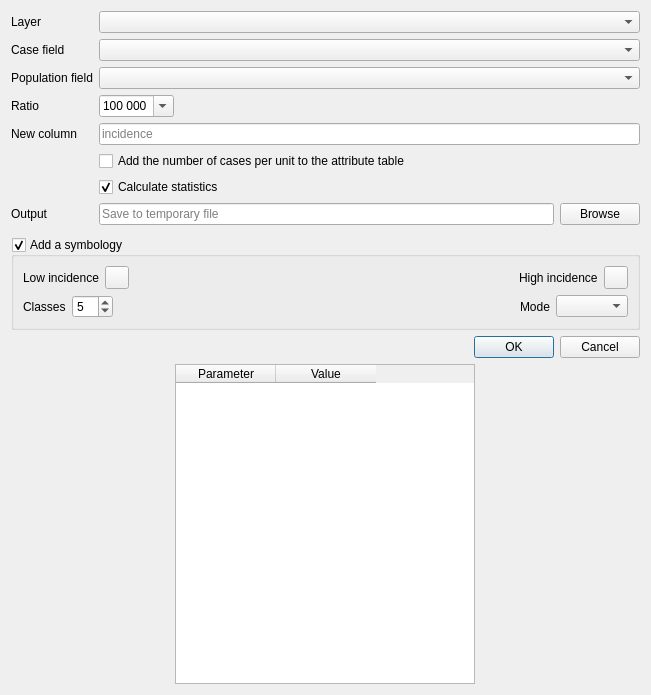
<?xml version="1.0" encoding="UTF-8"?>
<ui version="4.0">
 <class>Incidence</class>
 <widget class="QWidget" name="Incidence">
  <property name="geometry">
   <rect>
    <x>0</x>
    <y>0</y>
    <width>651</width>
    <height>695</height>
   </rect>
  </property>
  <property name="windowTitle">
   <string>Incidence</string>
  </property>
  <layout class="QVBoxLayout" name="verticalLayout">
   <item>
    <layout class="QFormLayout" name="formLayout">
     <property name="fieldGrowthPolicy">
      <enum>QFormLayout::ExpandingFieldsGrow</enum>
     </property>
     <item row="2" column="0">
      <widget class="QLabel" name="label">
       <property name="text">
        <string>Layer</string>
       </property>
      </widget>
     </item>
     <item row="5" column="0">
      <widget class="QLabel" name="label_7">
       <property name="text">
        <string>Population field</string>
       </property>
      </widget>
     </item>
     <item row="6" column="0">
      <widget class="QLabel" name="label_2">
       <property name="text">
        <string>Ratio</string>
       </property>
      </widget>
     </item>
     <item row="6" column="1">
      <widget class="QComboBox" name="cbx_ratio">
       <property name="editable">
        <bool>true</bool>
       </property>
       <property name="currentIndex">
        <number>4</number>
       </property>
       <item>
        <property name="text">
         <string>10</string>
        </property>
       </item>
       <item>
        <property name="text">
         <string>100</string>
        </property>
       </item>
       <item>
        <property name="text">
         <string>1 000</string>
        </property>
       </item>
       <item>
        <property name="text">
         <string>10 000</string>
        </property>
       </item>
       <item>
        <property name="text">
         <string>100 000</string>
        </property>
       </item>
      </widget>
     </item>
     <item row="7" column="0">
      <widget class="QLabel" name="label_3">
       <property name="text">
        <string>New column</string>
       </property>
      </widget>
     </item>
     <item row="7" column="1">
      <widget class="QLineEdit" name="le_new_column">
       <property name="maxLength">
        <number>10</number>
       </property>
       <property name="placeholderText">
        <string>incidence</string>
       </property>
      </widget>
     </item>
     <item row="8" column="1">
      <widget class="QCheckBox" name="checkBox_addNbIntersections">
       <property name="toolTip">
        <string>Add the number of cases per unit to the attribute table</string>
       </property>
       <property name="text">
        <string>Add the number of cases per unit to the attribute table</string>
       </property>
      </widget>
     </item>
     <item row="9" column="1">
      <widget class="QCheckBox" name="checkBox_incidence_runStats">
       <property name="text">
        <string>Calculate statistics</string>
       </property>
       <property name="checked">
        <bool>true</bool>
       </property>
      </widget>
     </item>
     <item row="10" column="0">
      <widget class="QLabel" name="label_8">
       <property name="text">
        <string>Output</string>
       </property>
      </widget>
     </item>
     <item row="10" column="1">
      <layout class="QHBoxLayout" name="horizontalLayout_6">
       <item>
        <widget class="QLineEdit" name="le_output_filepath">
         <property name="placeholderText">
          <string>Save to temporary file</string>
         </property>
        </widget>
       </item>
       <item>
        <widget class="QPushButton" name="button_browse">
         <property name="text">
          <string>Browse</string>
         </property>
        </widget>
       </item>
      </layout>
     </item>
     <item row="11" column="1">
      <layout class="QHBoxLayout" name="horizontalLayout"/>
     </item>
     <item row="3" column="0">
      <widget class="QLabel" name="label_4">
       <property name="text">
        <string>Case field</string>
       </property>
      </widget>
     </item>
     <item row="2" column="1">
      <widget class="QgsMapLayerComboBox" name="cbx_aggregation_layer">
       <property name="sizePolicy">
        <sizepolicy hsizetype="Expanding" vsizetype="Fixed">
         <horstretch>0</horstretch>
         <verstretch>0</verstretch>
        </sizepolicy>
       </property>
      </widget>
     </item>
     <item row="3" column="1">
      <widget class="QgsFieldComboBox" name="cbx_case_field">
       <property name="sizePolicy">
        <sizepolicy hsizetype="Expanding" vsizetype="Fixed">
         <horstretch>0</horstretch>
         <verstretch>0</verstretch>
        </sizepolicy>
       </property>
      </widget>
     </item>
     <item row="5" column="1">
      <widget class="QgsFieldComboBox" name="cbx_population_field">
       <property name="sizePolicy">
        <sizepolicy hsizetype="Expanding" vsizetype="Fixed">
         <horstretch>0</horstretch>
         <verstretch>0</verstretch>
        </sizepolicy>
       </property>
      </widget>
     </item>
    </layout>
   </item>
   <item>
    <widget class="QgsCollapsibleGroupBox" name="symbology">
     <property name="title">
      <string>Add a symbology</string>
     </property>
     <property name="checkable">
      <bool>true</bool>
     </property>
     <property name="collapsed">
      <bool>false</bool>
     </property>
     <layout class="QVBoxLayout" name="verticalLayout_3">
      <item>
       <layout class="QHBoxLayout" name="horizontalLayout_3">
        <item>
         <widget class="QLabel" name="label_9">
          <property name="text">
           <string>Low incidence</string>
          </property>
         </widget>
        </item>
        <item>
         <widget class="QgsColorButtonV2" name="color_low_value">
          <property name="color">
           <color>
            <red>255</red>
            <green>246</green>
            <blue>246</blue>
           </color>
          </property>
         </widget>
        </item>
        <item>
         <spacer name="horizontalSpacer">
          <property name="orientation">
           <enum>Qt::Horizontal</enum>
          </property>
          <property name="sizeHint" stdset="0">
           <size>
            <width>40</width>
            <height>20</height>
           </size>
          </property>
         </spacer>
        </item>
        <item>
         <widget class="QLabel" name="label_10">
          <property name="text">
           <string>High incidence</string>
          </property>
         </widget>
        </item>
        <item>
         <widget class="QgsColorButtonV2" name="color_high_value">
          <property name="color">
           <color>
            <red>202</red>
            <green>33</green>
            <blue>36</blue>
           </color>
          </property>
         </widget>
        </item>
       </layout>
      </item>
      <item>
       <layout class="QHBoxLayout" name="horizontalLayout_4">
        <item>
         <widget class="QLabel" name="label_11">
          <property name="text">
           <string>Classes</string>
          </property>
         </widget>
        </item>
        <item>
         <widget class="QSpinBox" name="spinBox_classes">
          <property name="minimum">
           <number>1</number>
          </property>
          <property name="value">
           <number>5</number>
          </property>
         </widget>
        </item>
        <item>
         <spacer name="horizontalSpacer_2">
          <property name="orientation">
           <enum>Qt::Horizontal</enum>
          </property>
          <property name="sizeHint" stdset="0">
           <size>
            <width>40</width>
            <height>20</height>
           </size>
          </property>
         </spacer>
        </item>
        <item>
         <widget class="QLabel" name="label_12">
          <property name="text">
           <string>Mode</string>
          </property>
         </widget>
        </item>
        <item>
         <widget class="QComboBox" name="cbx_mode"/>
        </item>
       </layout>
      </item>
     </layout>
    </widget>
   </item>
   <item>
    <widget class="QDialogButtonBox" name="button_box_ok">
     <property name="orientation">
      <enum>Qt::Horizontal</enum>
     </property>
     <property name="standardButtons">
      <set>QDialogButtonBox::Cancel|QDialogButtonBox::Ok</set>
     </property>
    </widget>
   </item>
   <item>
    <layout class="QHBoxLayout" name="horizontalLayout_2">
     <item>
      <widget class="QTableWidget" name="tableWidget">
       <property name="minimumSize">
        <size>
         <width>200</width>
         <height>0</height>
        </size>
       </property>
       <property name="maximumSize">
        <size>
         <width>300</width>
         <height>16777215</height>
        </size>
       </property>
       <property name="verticalScrollBarPolicy">
        <enum>Qt::ScrollBarAsNeeded</enum>
       </property>
       <property name="horizontalScrollBarPolicy">
        <enum>Qt::ScrollBarAlwaysOff</enum>
       </property>
       <attribute name="verticalHeaderVisible">
        <bool>false</bool>
       </attribute>
       <column>
        <property name="text">
         <string>Parameter</string>
        </property>
       </column>
       <column>
        <property name="text">
         <string>Value</string>
        </property>
       </column>
      </widget>
     </item>
     <item>
      <layout class="QVBoxLayout" name="layout_plot"/>
     </item>
    </layout>
   </item>
  </layout>
 </widget>
 <customwidgets>
  <customwidget>
   <class>QgsCollapsibleGroupBox</class>
   <extends>QGroupBox</extends>
   <header>qgscollapsiblegroupbox.h</header>
   <container>1</container>
  </customwidget>
  <customwidget>
   <class>QgsColorButtonV2</class>
   <extends>QToolButton</extends>
   <header>qgscolorbuttonv2.h</header>
  </customwidget>
  <customwidget>
   <class>QgsFieldComboBox</class>
   <extends>QComboBox</extends>
   <header>qgsfieldcombobox.h</header>
  </customwidget>
  <customwidget>
   <class>QgsMapLayerComboBox</class>
   <extends>QComboBox</extends>
   <header>qgsmaplayercombobox.h</header>
  </customwidget>
 </customwidgets>
 <resources/>
 <connections>
  <connection>
   <sender>cbx_aggregation_layer</sender>
   <signal>layerChanged(QgsMapLayer*)</signal>
   <receiver>cbx_case_field</receiver>
   <slot>setLayer(QgsMapLayer*)</slot>
   <hints>
    <hint type="sourcelabel">
     <x>390</x>
     <y>27</y>
    </hint>
    <hint type="destinationlabel">
     <x>390</x>
     <y>61</y>
    </hint>
   </hints>
  </connection>
  <connection>
   <sender>cbx_aggregation_layer</sender>
   <signal>layerChanged(QgsMapLayer*)</signal>
   <receiver>cbx_population_field</receiver>
   <slot>setLayer(QgsMapLayer*)</slot>
   <hints>
    <hint type="sourcelabel">
     <x>390</x>
     <y>27</y>
    </hint>
    <hint type="destinationlabel">
     <x>390</x>
     <y>99</y>
    </hint>
   </hints>
  </connection>
 </connections>
</ui>
